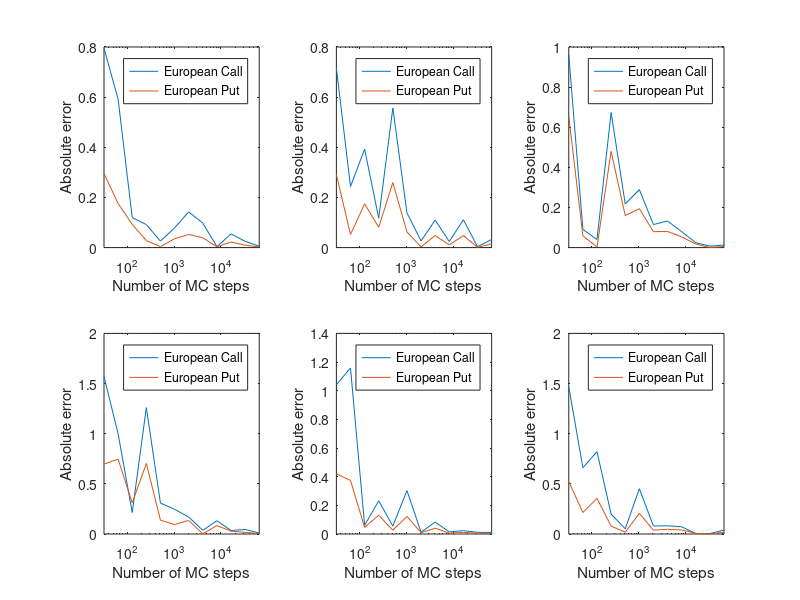

MATLAB code for this plot:
clear;
randn('state',100);

% Input parameters
S = 100; r = 0.03; sigma = 0.25;
N = 2.^[5:1:16];
[K,T] = meshgrid([80,100,120],[0.5,1]);
K = K(:);
T = T(:);

% Calculate analytical value
d1 = (log(S./K) + (r + 0.5*sigma^2).*T)./(sigma.*sqrt(T));
d2 = d1 - sigma.*sqrt(T);
N1 = 0.5.*(1+erf(d1./sqrt(2)));
N2 = 0.5.*(1+erf(d2./sqrt(2)));
Canalytic = S.*N1-K.*exp(-r.*T).*N2;
Panalytic = Canalytic + K.*exp(-r.*T) - S;

% Monte Carlo method using antithetic variates
Pmean = zeros(length(N),length(T));
Cmean = zeros(length(N),length(T));
for i = 1:length(N)
    for j = 1:length(T)
        Z = randn(N(i),1);
        Svals = S .* exp((r - 0.5 .* sigma.^2) .* T(j) + sigma .* sqrt(T(j)) .* Z);
        Santi = S .* exp((r - 0.5 .* sigma.^2) .* T(j) - sigma .* sqrt(T(j)) .* Z);
        Pvals = exp(-r.*T(j)).*max(K(j)-Svals,0);
        Panti = exp(-r.*T(j)).*max(K(j)-Santi,0);
        Cvals = exp(-r.*T(j)).*max(Svals-K(j),0);
        Canti = exp(-r.*T(j)).*max(Santi-K(j),0);
        Pvals = (Pvals + Panti)./2;
        Pmean(i,j) = mean(Pvals);
        Cvals = (Cvals + Canti)./2;
        Cmean(i,j) = mean(Cvals);
    end
end

% Output
disp('Analytical value for European call:')
disp(Canalytic')
disp('Computed price for European call using 2^16 steps:')
disp(Cmean(length(N),:))
disp('Analytical value for European put:')
disp(Panalytic')
disp('Computed price for European put using 2^16 steps:')
disp(Pmean(length(N),:))
Cerror = Cmean;
Perror = Pmean;
for i = 1:length(N)
    for j = 1:length(T)
        Cerror(i,j) = Cerror(i,j) - Canalytic(j);
        Perror(i,j) = Perror(i,j) - Panalytic(j);
    end
end
Cerror = abs(Cerror);
Perror = abs(Perror);
for i = 1:length(T)
    subplot(2,3,i)
    semilogx(N,Cerror(:,i),N,Perror(:,i))
    legend('European Call','European Put')
    xlabel('Number of MC steps')
    ylabel('Absolute error')
    xlim([2^5,2^16])
end